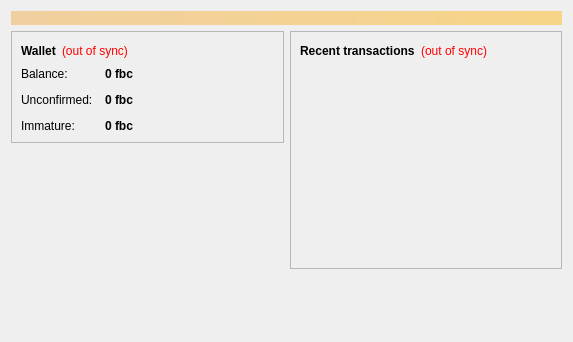
<?xml version="1.0" encoding="UTF-8"?>
<ui version="4.0">
 <class>OverviewPage</class>
 <widget class="QWidget" name="OverviewPage">
  <property name="geometry">
   <rect>
    <x>0</x>
    <y>0</y>
    <width>573</width>
    <height>342</height>
   </rect>
  </property>
  <property name="windowTitle">
   <string>Form</string>
  </property>
  <layout class="QVBoxLayout" name="topLayout">
   <item>
    <widget class="QLabel" name="labelAlerts">
     <property name="visible">
      <bool>false</bool>
     </property>
     <property name="styleSheet">
      <string notr="true">background-color: qlineargradient(x1: 0, y1: 0, x2: 1, y2: 0, stop:0 #F0D0A0, stop:1 #F8D488); color:#000000;</string>
     </property>
     <property name="wordWrap">
      <bool>true</bool>
     </property>
     <property name="margin">
      <number>3</number>
     </property>
    </widget>
   </item>
   <item>
    <layout class="QHBoxLayout" name="horizontalLayout" stretch="1,1">
     <item>
      <layout class="QVBoxLayout" name="verticalLayout_2">
       <item>
        <widget class="QFrame" name="frame">
         <property name="frameShape">
          <enum>QFrame::StyledPanel</enum>
         </property>
         <property name="frameShadow">
          <enum>QFrame::Raised</enum>
         </property>
         <layout class="QVBoxLayout" name="verticalLayout_4">
          <item>
           <layout class="QHBoxLayout" name="horizontalLayout_4">
            <item>
             <widget class="QLabel" name="label_5">
              <property name="font">
               <font>
                <weight>75</weight>
                <bold>true</bold>
               </font>
              </property>
              <property name="text">
               <string>Wallet</string>
              </property>
             </widget>
            </item>
            <item>
             <widget class="QLabel" name="labelWalletStatus">
              <property name="toolTip">
               <string>The displayed information may be out of date. Your wallet automatically synchronizes with the Fastbit network after a connection is established, but this process has not completed yet.</string>
              </property>
              <property name="styleSheet">
               <string notr="true">QLabel { color: red; }</string>
              </property>
              <property name="text">
               <string notr="true">(out of sync)</string>
              </property>
              <property name="alignment">
               <set>Qt::AlignLeading|Qt::AlignLeft|Qt::AlignVCenter</set>
              </property>
             </widget>
            </item>
            <item>
             <spacer name="horizontalSpacer_2">
              <property name="orientation">
               <enum>Qt::Horizontal</enum>
              </property>
              <property name="sizeHint" stdset="0">
               <size>
                <width>40</width>
                <height>20</height>
               </size>
              </property>
             </spacer>
            </item>
           </layout>
          </item>
          <item>
           <layout class="QFormLayout" name="formLayout_2">
            <property name="fieldGrowthPolicy">
             <enum>QFormLayout::AllNonFixedFieldsGrow</enum>
            </property>
            <property name="horizontalSpacing">
             <number>12</number>
            </property>
            <property name="verticalSpacing">
             <number>12</number>
            </property>
            <item row="0" column="0">
             <widget class="QLabel" name="label">
              <property name="text">
               <string>Balance:</string>
              </property>
             </widget>
            </item>
            <item row="0" column="1">
             <widget class="QLabel" name="labelBalance">
              <property name="font">
               <font>
                <weight>75</weight>
                <bold>true</bold>
               </font>
              </property>
              <property name="cursor">
               <cursorShape>IBeamCursor</cursorShape>
              </property>
              <property name="toolTip">
               <string>Your current balance</string>
              </property>
              <property name="text">
               <string notr="true">0 fbc</string>
              </property>
              <property name="textInteractionFlags">
               <set>Qt::LinksAccessibleByMouse|Qt::TextSelectableByKeyboard|Qt::TextSelectableByMouse</set>
              </property>
             </widget>
            </item>
            <item row="1" column="0">
             <widget class="QLabel" name="label_3">
              <property name="text">
               <string>Unconfirmed:</string>
              </property>
             </widget>
            </item>
            <item row="1" column="1">
             <widget class="QLabel" name="labelUnconfirmed">
              <property name="font">
               <font>
                <weight>75</weight>
                <bold>true</bold>
               </font>
              </property>
              <property name="cursor">
               <cursorShape>IBeamCursor</cursorShape>
              </property>
              <property name="toolTip">
               <string>Total of transactions that have yet to be confirmed, and do not yet count toward the current balance</string>
              </property>
              <property name="text">
               <string notr="true">0 fbc</string>
              </property>
              <property name="textInteractionFlags">
               <set>Qt::LinksAccessibleByMouse|Qt::TextSelectableByKeyboard|Qt::TextSelectableByMouse</set>
              </property>
             </widget>
            </item>
            <item row="2" column="0">
             <widget class="QLabel" name="labelImmatureText">
              <property name="text">
               <string>Immature:</string>
              </property>
             </widget>
            </item>
            <item row="2" column="1">
             <widget class="QLabel" name="labelImmature">
              <property name="font">
               <font>
                <weight>75</weight>
                <bold>true</bold>
               </font>
              </property>
              <property name="toolTip">
               <string>Mined balance that has not yet matured</string>
              </property>
              <property name="text">
               <string notr="true">0 fbc</string>
              </property>
              <property name="textInteractionFlags">
               <set>Qt::LinksAccessibleByMouse|Qt::TextSelectableByKeyboard|Qt::TextSelectableByMouse</set>
              </property>
             </widget>
            </item>
           </layout>
          </item>
         </layout>
        </widget>
       </item>
       <item>
        <spacer name="verticalSpacer">
         <property name="orientation">
          <enum>Qt::Vertical</enum>
         </property>
         <property name="sizeHint" stdset="0">
          <size>
           <width>20</width>
           <height>40</height>
          </size>
         </property>
        </spacer>
       </item>
      </layout>
     </item>
     <item>
      <layout class="QVBoxLayout" name="verticalLayout_3">
       <item>
        <widget class="QFrame" name="frame_2">
         <property name="frameShape">
          <enum>QFrame::StyledPanel</enum>
         </property>
         <property name="frameShadow">
          <enum>QFrame::Raised</enum>
         </property>
         <layout class="QVBoxLayout" name="verticalLayout">
          <item>
           <layout class="QHBoxLayout" name="horizontalLayout_2">
            <item>
             <widget class="QLabel" name="label_4">
              <property name="text">
               <string>&lt;b&gt;Recent transactions&lt;/b&gt;</string>
              </property>
             </widget>
            </item>
            <item>
             <widget class="QLabel" name="labelTransactionsStatus">
              <property name="toolTip">
               <string>The displayed information may be out of date. Your wallet automatically synchronizes with the Fastbit network after a connection is established, but this process has not completed yet.</string>
              </property>
              <property name="styleSheet">
               <string notr="true">QLabel { color: red; }</string>
              </property>
              <property name="text">
               <string notr="true">(out of sync)</string>
              </property>
              <property name="alignment">
               <set>Qt::AlignRight|Qt::AlignTrailing|Qt::AlignVCenter</set>
              </property>
             </widget>
            </item>
            <item>
             <spacer name="horizontalSpacer">
              <property name="orientation">
               <enum>Qt::Horizontal</enum>
              </property>
              <property name="sizeHint" stdset="0">
               <size>
                <width>40</width>
                <height>20</height>
               </size>
              </property>
             </spacer>
            </item>
           </layout>
          </item>
          <item>
           <widget class="QListView" name="listTransactions">
            <property name="styleSheet">
             <string notr="true">QListView { background: transparent; }</string>
            </property>
            <property name="frameShape">
             <enum>QFrame::NoFrame</enum>
            </property>
            <property name="verticalScrollBarPolicy">
             <enum>Qt::ScrollBarAlwaysOff</enum>
            </property>
            <property name="horizontalScrollBarPolicy">
             <enum>Qt::ScrollBarAlwaysOff</enum>
            </property>
            <property name="selectionMode">
             <enum>QAbstractItemView::NoSelection</enum>
            </property>
           </widget>
          </item>
         </layout>
        </widget>
       </item>
       <item>
        <spacer name="verticalSpacer_2">
         <property name="orientation">
          <enum>Qt::Vertical</enum>
         </property>
         <property name="sizeHint" stdset="0">
          <size>
           <width>20</width>
           <height>40</height>
          </size>
         </property>
        </spacer>
       </item>
      </layout>
     </item>
    </layout>
   </item>
  </layout>
 </widget>
 <resources/>
 <connections/>
</ui>
